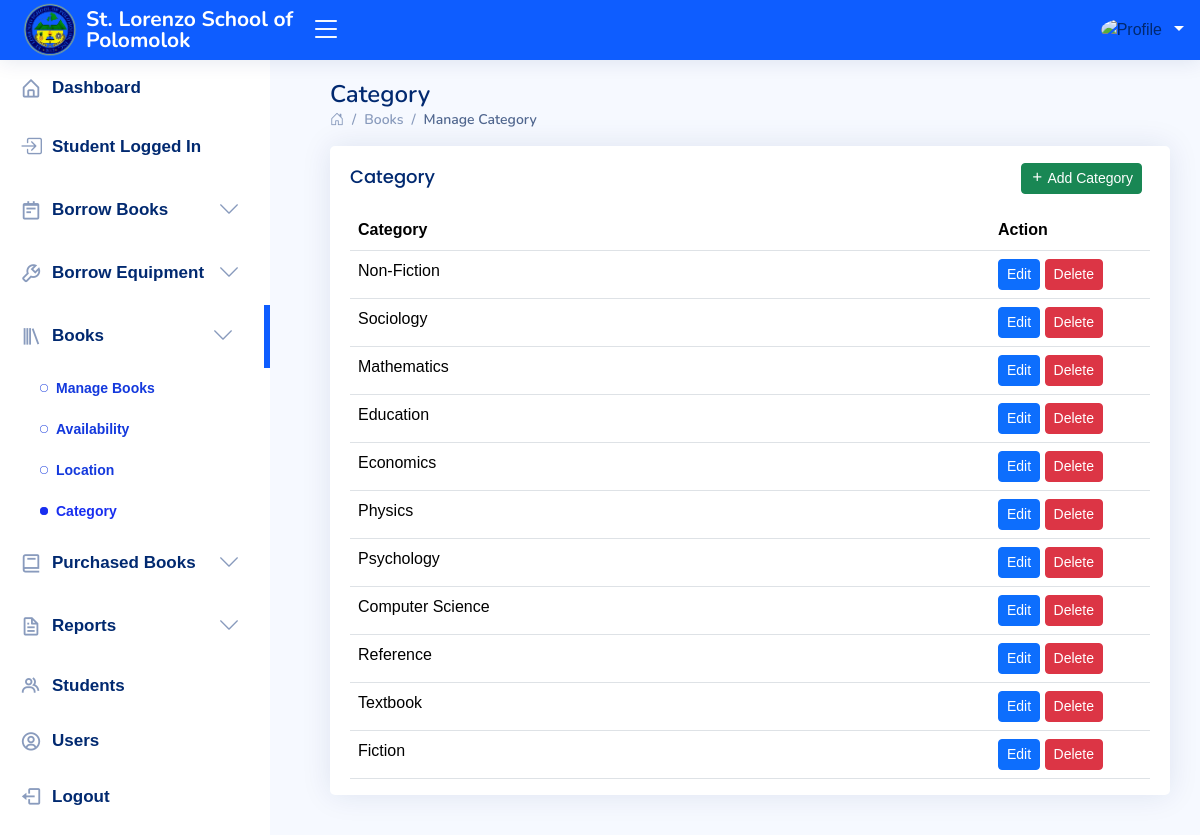
Screenshot of /administrator/book-category.php with the database file from the repository.
### tables this page shows
CREATE TABLE IF NOT EXISTS `book_categories` (
  `category_id` int NOT NULL AUTO_INCREMENT,
  `category_name` varchar(100) NOT NULL,
  `created_at` timestamp NOT NULL,
  PRIMARY KEY (`category_id`)
);

### administrator/book-category.php (the view, shortened to what this page needs)
<!DOCTYPE html>
<html lang="en">
<head>
    <link href="assets/vendor/bootstrap/css/bootstrap.min.css" rel="stylesheet">
    <link href="assets/vendor/bootstrap-icons/bootstrap-icons.css" rel="stylesheet">
    <link href="assets/vendor/boxicons/css/boxicons.min.css" rel="stylesheet">
    <link href="assets/vendor/quill/quill.snow.css" rel="stylesheet">
    <link href="assets/vendor/quill/quill.bubble.css" rel="stylesheet">
    <link href="assets/vendor/remixicon/remixicon.css" rel="stylesheet">
    <link href="assets/vendor/simple-datatables/style.css" rel="stylesheet">
    <link href="assets/sweet-alert/sweetalert2.min.css" rel="stylesheet">
    <link href="assets/css/style.css" rel="stylesheet">
</head>
<body>
    <?php
  include 'inc/navbar.php';
  include 'inc/sidebar.php';
  ?>
    <main id="main" class="main">
        <div class="pagetitle">
            <h1>Category</h1>
            <nav>
                <ol class="breadcrumb">
                    <li class="breadcrumb-item"><a href="index.php"><i class="bi bi-house-door"></i></a></li>
                    <li class="breadcrumb-item">Books</li>
                    <li class="breadcrumb-item active">Manage Category</li>
                </ol>
            </nav>
        </div>
        <section class="section">
            <div class="row">
                <div class="col-lg-12">
                    <div class="card">
                        <div class="card-body">
                            <div class="d-flex justify-content-between align-items-center">
                                <h5 class="card-title">Category</h5>
                                <button type="button" class="btn btn-success btn-sm me-2" data-bs-toggle="modal"
                                    data-bs-target="#addCategoryModal">
                                    <i class="bx bx-plus"></i> Add Category
                                </button>
                            </div>
                            <table class="table datatable">
                                <thead>
                                    <tr>
                                        <th style="width:80%">Category</th>
                                        <th>Action</th>
                                    </tr>
                                </thead>
                                <tbody>
                                    <?php
                                      include 'backend/dbcon.php';
                                      $query = "SELECT category_id, category_name, created_at FROM book_categories ORDER BY created_at DESC";
                                      $result = $con->query($query);
                                      if ($result->num_rows > 0) {
                                          while ($row = $result->fetch_assoc()) {
                                              echo "<tr>";
                                              echo "<td>" . htmlspecialchars($row['category_name']) . "</td>";
                                              echo "<td>
                                                      <button class='btn btn-primary btn-sm edit-btn'
                                                              data-id='" . $row['category_id'] . "'
                                                              data-name='" . htmlspecialchars($row['category_name']) . "'
                                                              data-bs-toggle='modal'
                                                              data-bs-target='#editCategoryModal'>Edit
                                                      </button>
                                                      <button class='btn btn-danger btn-sm delete-btn'
                                                        data-id='" . $row['category_id'] . "'
                                                        data-name='" . htmlspecialchars($row['category_name']) . "'>
                                                          Delete
                                                      </button>
                                                    </td>";
                                              echo "</tr>";
                                          }
                                      } else {
                                          echo "<tr><td colspan='2'>No categories found</td></tr>";
                                      }
                                      ?>
                                </tbody>
                            </table>
                        </div>
                    </div>
                </div>
            </div>
        </section>
    </main>
</body>
</html>

### administrator/assets/css/style.css (style rules this page uses)
:root { scroll-behavior: smooth; }
body { font-family: "Trebuchet MS", sans-serif; background: #f6f9ff; color: #444444; }
a { color: #4154f1; text-decoration: none; }
h1, h2, h3, h4, h5, h6 { font-family: "Nunito", sans-serif; }
#main { margin-top: 60px; padding: 20px 30px; transition: all 0.3s; }
.pagetitle { margin-bottom: 10px; }
.pagetitle h1 { font-size: 24px; margin-bottom: 0; font-weight: 600; color: #012970; }
.card { margin-bottom: 30px; border: none; border-radius: 5px; box-shadow: 0px 0 30px rgba(1, 41, 112, 0.1); }
.card-title { padding: 20px 0 15px 0; font-size: 18px; font-weight: 500; color: #012970; font-family: "Poppins", sans-serif; }
.card-body { padding: 0 20px 20px 20px; margin-bottom: -20px; }
.breadcrumb { font-size: 14px; font-family: "Nunito", sans-serif; color: #899bbd; font-weight: 600; }
.breadcrumb a { color: #899bbd; transition: 0.3s; }
.breadcrumb .breadcrumb-item::before { color: #899bbd; }
.breadcrumb .active { color: #51678f; font-weight: 600; }
@media (min-width: 1200px) { #main, #footer { margin-left: 300px; } }

### rows the page displays
book_categories: category_name "Non-Fiction"
book_categories: category_name "Sociology"
book_categories: category_name "Mathematics"
book_categories: category_name "Education"
book_categories: category_name "Economics"
book_categories: category_name "Physics"
book_categories: category_name "Psychology"
book_categories: category_name "Computer Science"
book_categories: category_name "Reference"
book_categories: category_name "Textbook"
book_categories: category_name "Fiction"
